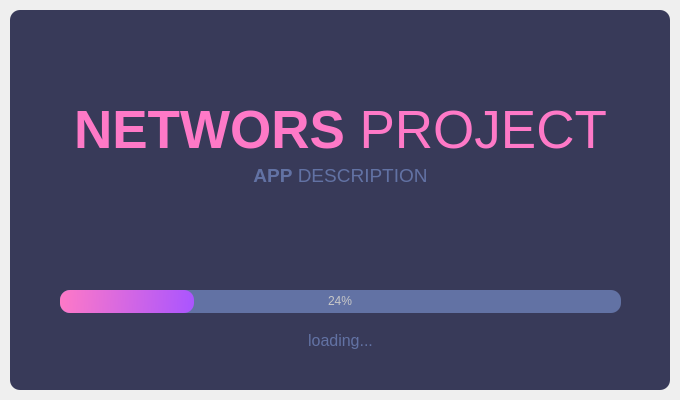
<?xml version="1.0" encoding="UTF-8"?>
<ui version="4.0">
 <class>SplashScreen</class>
 <widget class="QMainWindow" name="NetworksProject">
  <property name="geometry">
   <rect>
    <x>0</x>
    <y>0</y>
    <width>680</width>
    <height>400</height>
   </rect>
  </property>
  <property name="windowTitle">
   <string>MainWindow</string>
  </property>
  <widget class="QWidget" name="centralwidget">
   <layout class="QVBoxLayout" name="verticalLayout">
    <property name="spacing">
     <number>0</number>
    </property>
    <property name="leftMargin">
     <number>10</number>
    </property>
    <property name="topMargin">
     <number>10</number>
    </property>
    <property name="rightMargin">
     <number>10</number>
    </property>
    <property name="bottomMargin">
     <number>10</number>
    </property>
    <item>
     <widget class="QFrame" name="dropShadowFrame">
      <property name="styleSheet">
       <string notr="true">QFrame {	
	background-color: rgb(56, 58, 89);	
	color: rgb(220, 220, 220);
	border-radius: 10px;
}</string>
      </property>
      <property name="frameShape">
       <enum>QFrame::StyledPanel</enum>
      </property>
      <property name="frameShadow">
       <enum>QFrame::Raised</enum>
      </property>
      <widget class="QLabel" name="label_title">
       <property name="geometry">
        <rect>
         <x>0</x>
         <y>90</y>
         <width>661</width>
         <height>61</height>
        </rect>
       </property>
       <property name="font">
        <font>
         <family>Segoe UI</family>
         <pointsize>40</pointsize>
        </font>
       </property>
       <property name="styleSheet">
        <string notr="true">color: rgb(254, 121, 199);</string>
       </property>
       <property name="text">
        <string>&lt;strong&gt;NETWORS&lt;/strong&gt; PROJECT</string>
       </property>
       <property name="alignment">
        <set>Qt::AlignCenter</set>
       </property>
      </widget>
      <widget class="QLabel" name="label_description">
       <property name="geometry">
        <rect>
         <x>0</x>
         <y>150</y>
         <width>661</width>
         <height>31</height>
        </rect>
       </property>
       <property name="font">
        <font>
         <family>Segoe UI</family>
         <pointsize>14</pointsize>
        </font>
       </property>
       <property name="styleSheet">
        <string notr="true">color: rgb(98, 114, 164);</string>
       </property>
       <property name="text">
        <string>&lt;strong&gt;APP&lt;/strong&gt; DESCRIPTION</string>
       </property>
       <property name="alignment">
        <set>Qt::AlignCenter</set>
       </property>
      </widget>
      <widget class="QProgressBar" name="progressBar">
       <property name="geometry">
        <rect>
         <x>50</x>
         <y>280</y>
         <width>561</width>
         <height>23</height>
        </rect>
       </property>
       <property name="styleSheet">
        <string notr="true">QProgressBar {
	
	background-color: rgb(98, 114, 164);
	color: rgb(200, 200, 200);
	border-style: none;
	border-radius: 10px;
	text-align: center;
}
QProgressBar::chunk{
	border-radius: 10px;
	background-color: qlineargradient(spread:pad, x1:0, y1:0.511364, x2:1, y2:0.523, stop:0 rgba(254, 121, 199, 255), stop:1 rgba(170, 85, 255, 255));
}</string>
       </property>
       <property name="value">
        <number>24</number>
       </property>
      </widget>
      <widget class="QLabel" name="label_loading">
       <property name="geometry">
        <rect>
         <x>0</x>
         <y>320</y>
         <width>661</width>
         <height>21</height>
        </rect>
       </property>
       <property name="font">
        <font>
         <family>Segoe UI</family>
         <pointsize>12</pointsize>
        </font>
       </property>
       <property name="styleSheet">
        <string notr="true">color: rgb(98, 114, 164);</string>
       </property>
       <property name="text">
        <string>loading...</string>
       </property>
       <property name="alignment">
        <set>Qt::AlignCenter</set>
       </property>
      </widget>
      <widget class="QLabel" name="label_credits">
       <property name="geometry">
        <rect>
         <x>20</x>
         <y>350</y>
         <width>621</width>
         <height>21</height>
        </rect>
       </property>
       <property name="font">
        <font>
         <family>Segoe UI</family>
         <pointsize>10</pointsize>
        </font>
       </property>
       <property name="styleSheet">
        <string notr="true">color: rgb(98, 114, 164);</string>
       </property>
       <property name="text">
       </property>
       <property name="alignment">
        <set>Qt::AlignRight|Qt::AlignTrailing|Qt::AlignVCenter</set>
       </property>
      </widget>
     </widget>
    </item>
   </layout>
  </widget>
 </widget>
 <resources/>
 <connections/>
</ui>
